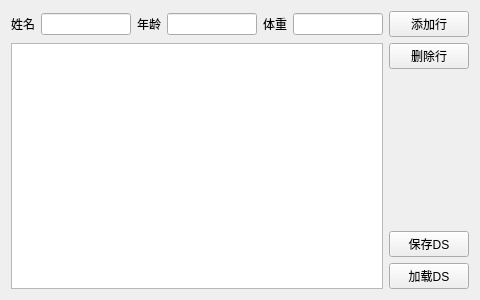
<?xml version="1.0" encoding="UTF-8"?>
<ui version="4.0">
 <class>Widget</class>
 <widget class="QWidget" name="Widget">
  <property name="geometry">
   <rect>
    <x>0</x>
    <y>0</y>
    <width>480</width>
    <height>300</height>
   </rect>
  </property>
  <property name="windowTitle">
   <string>Widget</string>
  </property>
  <layout class="QVBoxLayout" name="verticalLayout_2">
   <item>
    <layout class="QHBoxLayout" name="horizontalLayout">
     <item>
      <widget class="QLabel" name="label">
       <property name="text">
        <string>姓名</string>
       </property>
      </widget>
     </item>
     <item>
      <widget class="QLineEdit" name="lineEditName"/>
     </item>
     <item>
      <widget class="QLabel" name="label_2">
       <property name="text">
        <string>年龄</string>
       </property>
      </widget>
     </item>
     <item>
      <widget class="QLineEdit" name="lineEditAge"/>
     </item>
     <item>
      <widget class="QLabel" name="label_3">
       <property name="text">
        <string>体重</string>
       </property>
      </widget>
     </item>
     <item>
      <widget class="QLineEdit" name="lineEditWeight"/>
     </item>
     <item>
      <widget class="QPushButton" name="pushButtonAdd">
       <property name="text">
        <string>添加行</string>
       </property>
      </widget>
     </item>
    </layout>
   </item>
   <item>
    <layout class="QHBoxLayout" name="horizontalLayout_2">
     <item>
      <widget class="QListWidget" name="listWidget"/>
     </item>
     <item>
      <layout class="QVBoxLayout" name="verticalLayout">
       <item>
        <widget class="QPushButton" name="pushButtonDel">
         <property name="text">
          <string>删除行</string>
         </property>
        </widget>
       </item>
       <item>
        <spacer name="verticalSpacer">
         <property name="orientation">
          <enum>Qt::Vertical</enum>
         </property>
         <property name="sizeHint" stdset="0">
          <size>
           <width>20</width>
           <height>98</height>
          </size>
         </property>
        </spacer>
       </item>
       <item>
        <widget class="QPushButton" name="pushButtonSaveDS">
         <property name="text">
          <string>保存DS</string>
         </property>
        </widget>
       </item>
       <item>
        <widget class="QPushButton" name="pushButtonLoadDS">
         <property name="text">
          <string>加载DS</string>
         </property>
        </widget>
       </item>
      </layout>
     </item>
    </layout>
   </item>
  </layout>
 </widget>
 <layoutdefault spacing="6" margin="11"/>
 <resources/>
 <connections/>
</ui>
